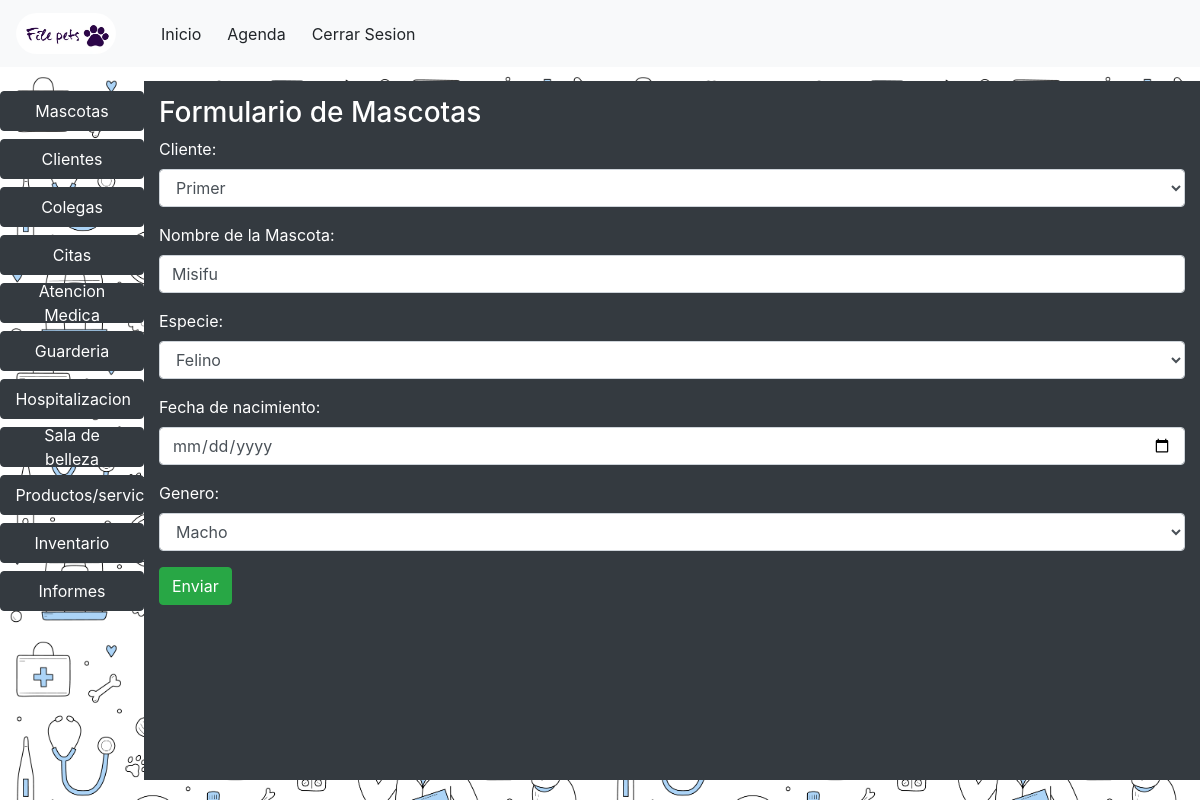
Page /actualizar/mascota/2 (signed in) on the earlier database version.
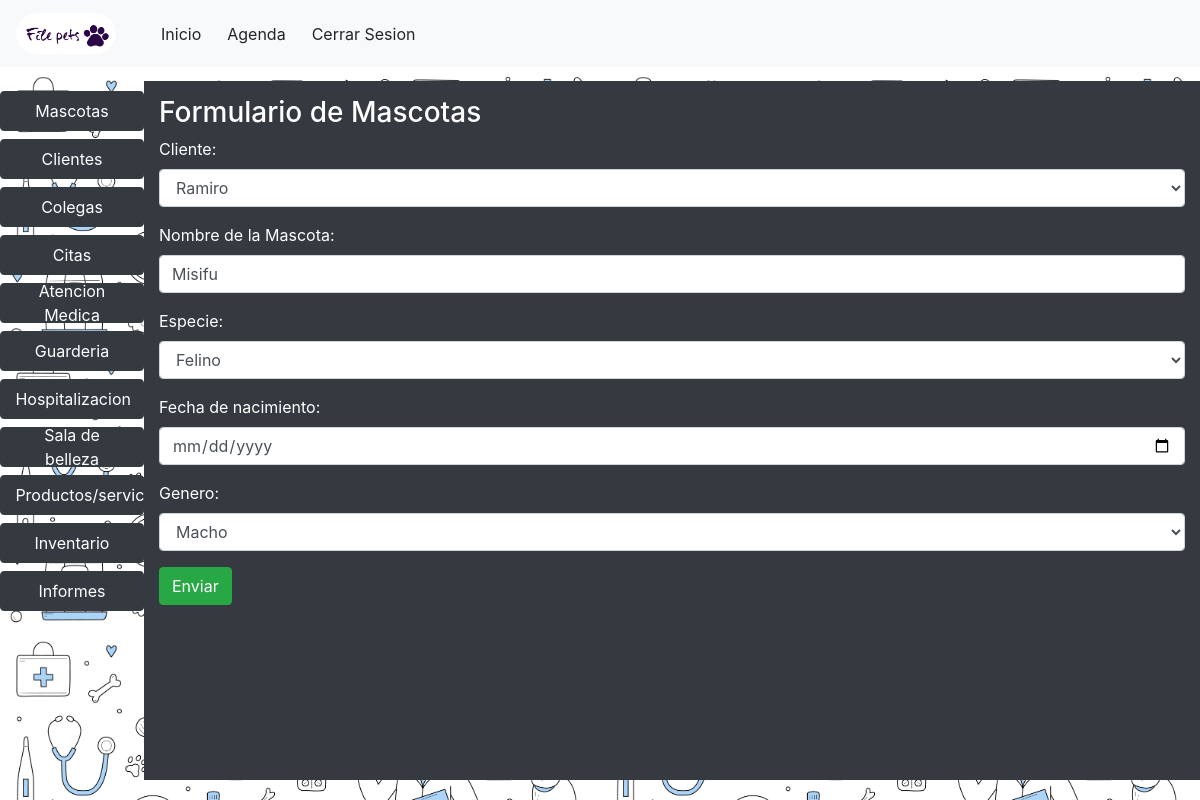
Same page on the later database version.
### veterinary/models.py (models this page shows, shortened)
class Pet(models.Model):
    client = models.ForeignKey(Client, on_delete= models.PROTECT)
    namePet = models.CharField(max_length=30,blank=False,null=False)
    species = models.CharField(max_length=30,blank=True,null=True)
    birthdate = models.DateField(blank=True,null=True)
    gender = models.CharField(max_length=6 , blank=False, null = False, default='Desconocido')

### veterinary/views.py (the view)
# urls.py: path("actualizar/mascota/<int:id>",views.updatePet,name='updatePet'),
@login_required(login_url='login')
def updatePet(request,id):
    pet = Pet.objects.get(id=id)
    if request.method == 'POST':
        form = PetForm(request.POST, instance=pet)
        if form.is_valid():
            form.save()
            return redirect(detailPet)
    else:
        form = PetForm(instance=pet)
    context= {'form':form}
    return render(request,'veterinary/registerPet.html',context)

### veterinary/forms.py
class PetForm(ModelForm):
    class Meta:
        model = Pet
        fields = '__all__'
        CHOICES = (('Macho', 'Macho'),('Hembra', 'Hembra'),)
        CHOICESPECIES = (('Felino', 'Felino'),('Canino', 'Canino'),('Aves','Aves'),('Otro','Otro'))
        widgets = {
            'client': Select(attrs={'class':'form-control'}),
            'namePet':TextInput(attrs={'class':'form-control'}),
            'species':Select(attrs={'class':'form-control'},choices= CHOICESPECIES),
            'gender':Select(attrs={'class':'form-control'},choices= CHOICES ),
            'birthdate':DateInput(attrs={'class':'form-control','type':'date'}),
        }
        labels = {
            'client': 'Cliente',
            'namePet':'Nombre de la Mascota',
            'species':'Especie',
            'gender':'Genero',
            'birthdate':'Fecha de nacimiento'
        }

### veterinary/models.py (called while the page is built)
    def __str__(self):
        return self.name

### templates/veterinary/registerPet.html (shortened to what this page needs)
{% extends 'layout/base.html' %}
{% block 'style' %}
{% load static %}
<link rel="stylesheet" href="{% static 'css/estilo.css' %}">
{% endblock %}
{% block 'header' %}
{% include 'layout/partials/headerbase.html' %}
{% endblock %}
{% block 'content' %}
<div class="left-menu">
  <div class="caja1">
    {% include 'layout/partials/leftmenu.html' %}
  </div>
   <div class="caja3">
    <div class="container bg-dark">
      <h3> Formulario de Mascotas</h3>
      <form method="POST">
        {{form.as_p}}
        <input type="submit" value="Enviar" class="btn btn-success">
      </form>
    </div>
  </div>
{% endblock %}

Differences in the rows shown:
changed Pet "Misifu": client "Primer" → "Ramiro"
